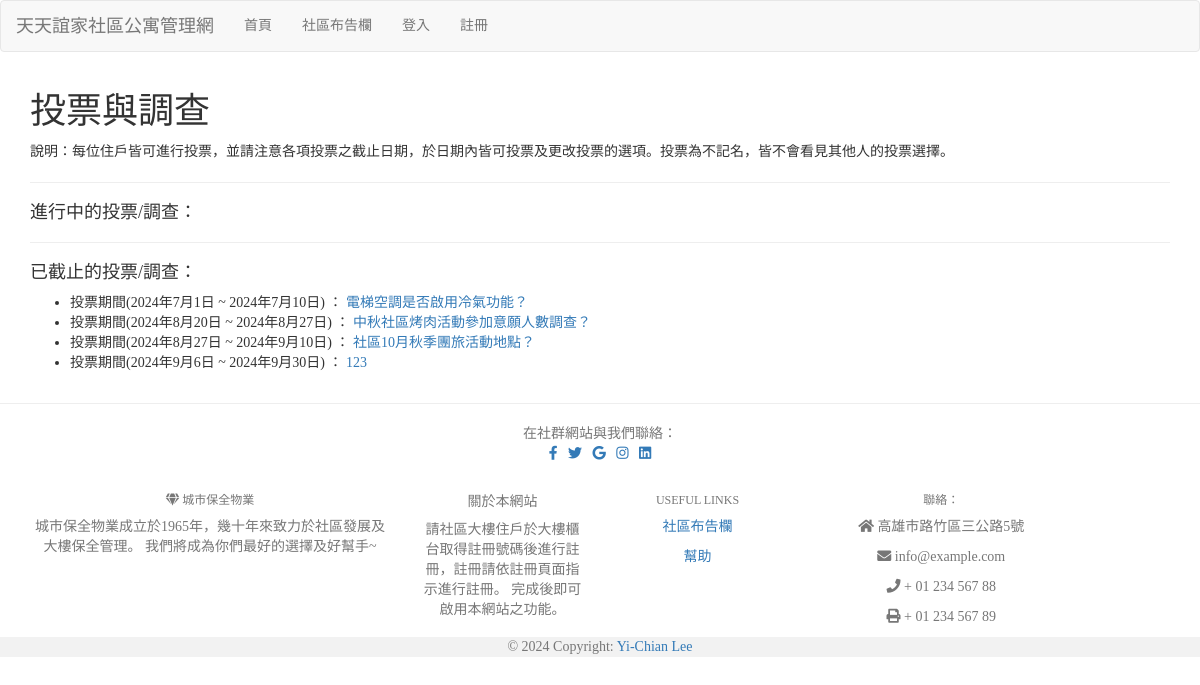
Screenshot of /poll/ with the database file from the repository.
### mysite/models.py (models this page shows, shortened)
class Poll(models.Model):
    subject = models.CharField(max_length=200)
    date_created = models.DateField(default=timezone.now)
    end_date = models.DateField(null=True, blank=True)
    enabled = models.BooleanField(default=False)

### mysite/views.py (the view)
# urls.py: path('poll/', views.PollList, name='poll_list'),
def PollList(request):
    if request.user.is_authenticated:
        username = request.user.username
    messages.get_messages(request)
    poll = models.Poll.objects.all().order_by('date_created','end_date')
    for p in poll:
        if p.end_date and p.end_date < timezone.now().date():
            if p.enabled:
                p.enabled = False
                p.save()
    return render(request, 'poll.html', locals())

### mysite/templates/poll.html (shortened to what this page needs)
{% extends "base.html" %}
{% block content %}
<div class="container">
<h1>投票與調查</h1>
<p>說明：每位住戶皆可進行投票，並請注意各項投票之截止日期，於日期內皆可投票及更改投票的選項。投票為不記名，皆不會看見其他人的投票選擇。</p>
<hr>
<h4>進行中的投票/調查：</h4>
<hr>
<h4>已截止的投票/調查：</h4>
<ul>
  {% for p in poll %}
  {% if not p.enabled %}
  <li>投票期間({{ p.date_created }} ~ {{ p.end_date }}) ： <a href="{% url 'poll_detail' pk=p.id %}">{{ p.subject }}</a> </li>
  {% endif %}
  {% endfor %}
</ul>
</div>
{% endblock %}

### mysite/templates/base.html (style rules this page uses)
h1, h2, h3, h4, h5, p, div { font-family: 微軟正黑體; }

### rows the page displays
Poll: date_created "2024年7月1日", end_date "2024年7月10日", subject "電梯空調是否啟用冷氣功能？"
Poll: date_created "2024年8月20日", end_date "2024年8月27日", subject "中秋社區烤肉活動參加意願人數調查？"
Poll: date_created "2024年8月27日", end_date "2024年9月10日", subject "社區10月秋季團旅活動地點？"
Poll: date_created "2024年9月6日", end_date "2024年9月30日", subject "123"
